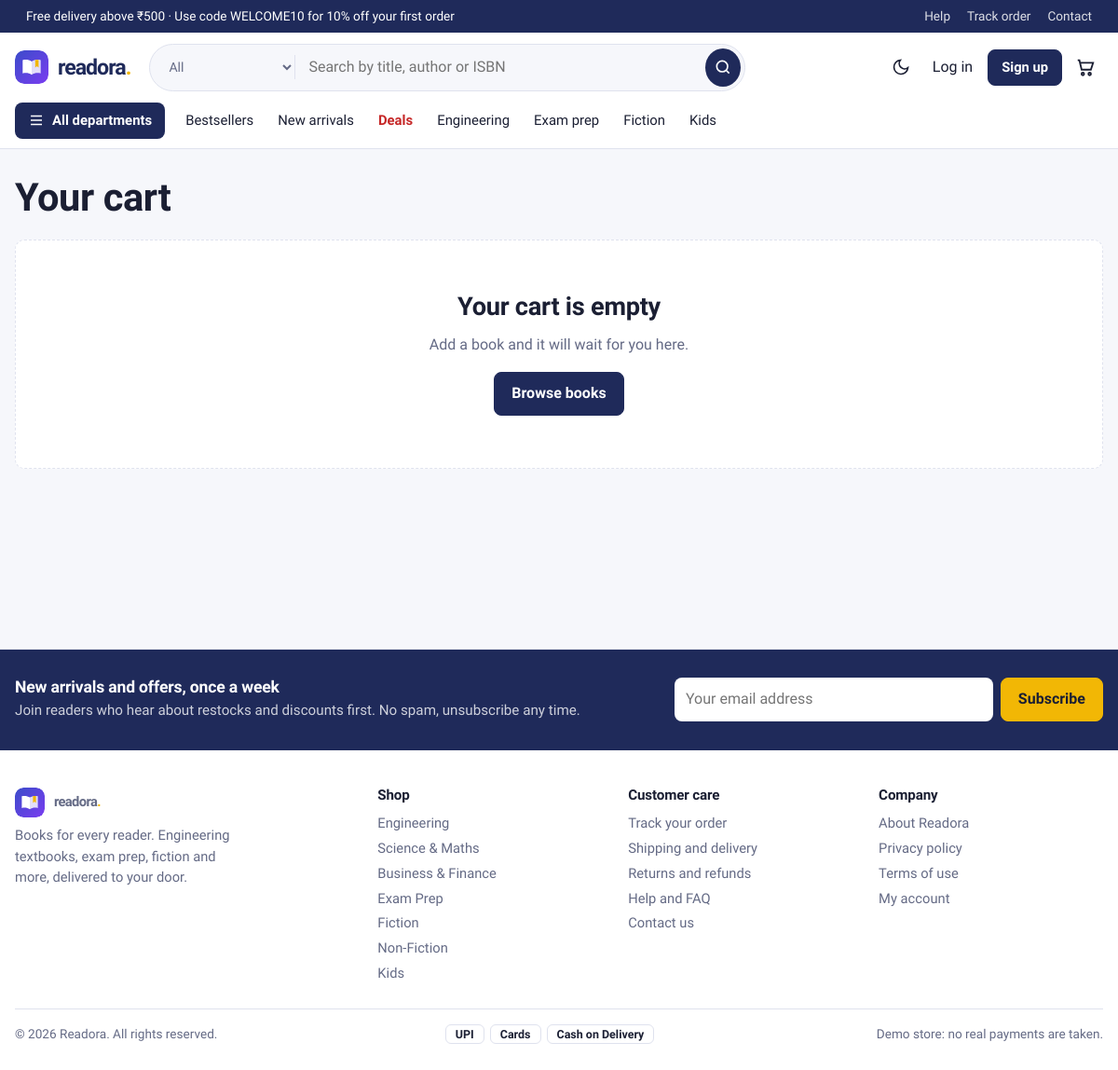
The page /cart on the database its author committed.
### tables this page shows
CREATE TABLE categories (
    id          INTEGER PRIMARY KEY AUTOINCREMENT,
    slug        TEXT NOT NULL UNIQUE,
    name        TEXT NOT NULL,
    group_name  TEXT NOT NULL DEFAULT 'More',   -- shown as a column in the departments menu
    sort_order  INTEGER NOT NULL DEFAULT 0
);

### bookstore/routes/cart.py (the view)
@bp.route("/cart")
def view():
    items = cart_items()
    totals = compute_totals(items)
    return render_template("cart.html", items=items, t=totals, max_qty=MAX_QTY_PER_BOOK,
                           free_above=shipping_rules()[0], ship_fee=shipping_rules()[1],
                           coupons=query("SELECT * FROM coupons WHERE active=1 ORDER BY percent"))

### bookstore/db.py (called while the page is built)
def get_db():
    if "db" not in g:
        g.db = sqlite3.connect(current_app.config["DATABASE"])
        g.db.row_factory = sqlite3.Row
        g.db.execute("PRAGMA foreign_keys = ON")
    return g.db

def query(sql, args=(), one=False):
    cur = get_db().execute(sql, args)
    rows = cur.fetchall()
    cur.close()
    return (rows[0] if rows else None) if one else rows

### bookstore/utils.py (called while the page is built, shortened)
def csrf_token():
    if "_csrf" not in session:
        session["_csrf"] = secrets.token_urlsafe(32)
    return session["_csrf"]

def check_csrf():
    if request.method in ("POST", "PUT", "PATCH", "DELETE"):
        sent = request.form.get("_csrf") or request.headers.get("X-CSRF-Token")
        if not sent or not secrets.compare_digest(sent, session.get("_csrf", "")):
            abort(400, "Invalid or missing CSRF token. Please reload the page and try again.")

def load_user():
    uid = session.get("user_id")
    g.user = query("SELECT * FROM users WHERE id = ?", (uid,), one=True) if uid else None
    if uid and g.user is None:
        session.clear()

def money(v):
    v = float(v or 0)
    return f"₹{v:,.0f}" if v == int(v) else f"₹{v:,.2f}"

def cart_items():
    if g.user:
        rows = query(
            """SELECT b.*, c.qty FROM cart_items c JOIN books b ON b.id = c.book_id
               WHERE c.user_id = ? ORDER BY b.name""", (g.user["id"],))
    else:
        cart = session.get("cart", {})
        if not cart:
            return []

def cart_count():
    if g.user:
        row = query("SELECT COALESCE(SUM(qty),0) n FROM cart_items WHERE user_id=?", (g.user["id"],), one=True)
        return row["n"]
    return sum(session.get("cart", {}).values())

def compute_totals(items):
    subtotal = sum(i["line_total"] for i in items if not i["unavailable"])
    discount, coupon = 0.0, None
    code = session.get("coupon")
    after = subtotal - discount
    free_above, fee = shipping_rules()
    shipping = 0 if (after >= free_above or subtotal == 0) else fee
    return {
        "subtotal": subtotal, "discount": discount, "coupon": coupon,
        "shipping": shipping, "total": after + shipping,
        "free_ship_gap": max(0, free_above - after) if subtotal else 0,
    }

def all_settings():
    if "_settings" not in g:
        saved = {r["key"]: r["value"] for r in query("SELECT key, value FROM settings")}
        g._settings = {**SETTING_DEFAULTS, **saved}
    return g._settings

def shipping_rules():
    return setting_num("free_above", 500), setting_num("ship_fee", 40)

### bookstore/templates/cart.html (shortened to what this page needs)
{% extends 'base.html' %}
{% from 'partials/macros.html' import csrf, cover %}
{% block content %}
<h1>Your cart</h1>
{% if not items %}
  <div class="empty"><h2>Your cart is empty</h2><p class="muted">Add a book and it will wait for you here.</p><a class="btn" href="{{ url_for('shop.catalogue') }}">Browse books</a></div>
{% endif %}
{% endblock %}

### bookstore/templates/base.html (shortened to what this page needs)
<!doctype html>
<html lang="en">
<head>
  <link rel="stylesheet" href="{{ url_for('static', filename='css/style.css') }}">
</head>
<body class="{{ 'is-admin' if current_endpoint and current_endpoint.startswith('admin.') }}">
<div class="strip">
  <div class="wrap strip-in">
    <span>Free delivery above {{ free_above|float|money }}{% if store.announcement %} · {{ store.announcement }}{% endif %}</span>
    <span class="strip-links"><a href="{{ url_for('shop.info', slug='faq') }}">Help</a><a href="{{ url_for('orders.history') }}">Track order</a><a href="{{ url_for('shop.contact') }}">Contact</a></span>
  </div>
</div>
<header class="site-header">
  <div class="wrap bar">
    <a class="logo" href="{{ url_for('shop.home') }}" aria-label="{{ brand.name }} home">
      <img class="logo-img" src="{{ url_for('static', filename='img/mark.svg') }}" width="36" height="36" alt="">
      <span class="wordmark">{{ brand.name|lower }}<b>.</b></span>
    </a>
    <form class="search" action="{{ url_for('shop.catalogue') }}" role="search" autocomplete="off">
      <select name="category" aria-label="Search in department">
        <option value="">All</option>
      </select>
      <input type="search" name="q" value="{{ request.args.get('q', '') }}" placeholder="Search by title, author or ISBN" aria-label="Search books" id="search-input">
      <button aria-label="Search"><svg viewBox="0 0 24 24" width="20" height="20" fill="none" stroke="currentColor" stroke-width="2"><circle cx="11" cy="11" r="7"/><path d="m20 20-3.500-3.500"/></svg></button>
    </form>
    <nav class="actions" aria-label="Account">
      <button class="icon-btn" id="theme-toggle" type="button" aria-label="Switch light or dark theme">
        <svg viewBox="0 0 24 24" width="20" height="20" fill="none" stroke="currentColor" stroke-width="2"><path d="M21 12.800A9 9 0 1 1 11.200 3a7 7 0 0 0 9.800 9.800z"/></svg>
      </button>
      {% if g.user %}
        <a class="icon-link" href="{{ url_for('shop.wishlist') }}">Wishlist</a>
        <a class="icon-link" href="{{ url_for('orders.history') }}">Orders</a>
        <div class="menu">
          <button class="menu-btn" type="button" aria-haspopup="true" aria-expanded="false">{{ g.user.fullname.split()[0] }}</button>
          <div class="menu-list" hidden>
            <a href="{{ url_for('auth.account') }}">My account</a>
            <a href="{{ url_for('orders.history') }}">My orders</a>
            <a href="{{ url_for('shop.wishlist') }}">Wishlist</a>
            {% if g.user.is_admin %}<a href="{{ url_for('admin.dashboard') }}">Admin panel</a>{% endif %}
            <form method="post" action="{{ url_for('auth.logout') }}"><input type="hidden" name="_csrf" value="{{ csrf_token() }}"><button>Log out</button></form>
          </div>
        </div>
      {% else %}
        <a class="icon-link" href="{{ url_for('auth.login') }}">Log in</a>
        <a class="btn btn-sm" href="{{ url_for('auth.register') }}">Sign up</a>
      {% endif %}
      <a class="cart-link" href="{{ url_for('cart.view') }}" aria-label="Cart, {{ cart_count }} items">
        <svg viewBox="0 0 24 24" width="22" height="22" fill="none" stroke="currentColor" stroke-width="2"><path d="M3 4h2l2.600 11h10.800L21 7H6.200"/><circle cx="9" cy="20" r="1.500"/><circle cx="17" cy="20" r="1.500"/></svg>
      </a>
    </nav>
  </div>
  <nav class="wrap mainnav" aria-label="Departments">
    <div class="mega">
      <button class="mega-btn" type="button" aria-expanded="false" aria-controls="mega-panel">
        <svg viewBox="0 0 24 24" width="18" height="18" fill="none" stroke="currentColor" stroke-width="2"><path d="M4 6h16M4 12h16M4 18h16"/></svg> All departments
      </button>
    </div>
    <a href="{{ url_for('shop.bestsellers') }}">Bestsellers</a>
    <a href="{{ url_for('shop.new_arrivals') }}">New arrivals</a>
    <a href="{{ url_for('shop.deals') }}" class="hot">Deals</a>
    <a href="{{ url_for('shop.catalogue', group='Engineering') }}">Engineering</a>
    <a href="{{ url_for('shop.catalogue', category='exams') }}">Exam prep</a>
    <a href="{{ url_for('shop.catalogue', group='Fiction') }}">Fiction</a>
    <a href="{{ url_for('shop.catalogue', group='Kids') }}">Kids</a>
  </nav>
</header>
<main id="main" class="wrap">{% block content %}{% endblock %}</main>
<footer class="site-footer">
  <div class="news">
    <div class="wrap news-in">
      <div><h3>New arrivals and offers, once a week</h3><p class="muted">Join readers who hear about restocks and discounts first. No spam, unsubscribe any time.</p></div>
      <form method="post" action="{{ url_for('shop.newsletter') }}" data-ajax-newsletter class="news-form">
        <input type="email" name="email" placeholder="Your email address" aria-label="Email address" required>
        <button class="btn btn-hl">Subscribe</button>
      </form>
    </div>
  </div>
  <div class="wrap foot">
    <div class="foot-brand">
      <div class="logo"><img class="logo-img" src="{{ url_for('static', filename='img/mark.svg') }}" width="32" height="32" alt=""><span class="wordmark">{{ brand.name|lower }}<b>.</b></span></div>
      <p class="muted">{{ brand.tagline }}. Engineering textbooks, exam prep, fiction and more, delivered to your door.</p>
    </div>
    <div><h4>Shop</h4>{% for group in nav_groups %}<a href="{{ url_for('shop.catalogue', group=group) }}">{{ group }}</a>{% endfor %}</div>
    <div><h4>Customer care</h4>
      <a href="{{ url_for('orders.history') }}">Track your order</a>
      <a href="{{ url_for('shop.info', slug='shipping') }}">Shipping and delivery</a>
      <a href="{{ url_for('shop.info', slug='returns-policy') }}">Returns and refunds</a>
      <a href="{{ url_for('shop.info', slug='faq') }}">Help and FAQ</a>
      <a href="{{ url_for('shop.contact') }}">Contact us</a></div>
    <div><h4>Company</h4>
      <a href="{{ url_for('shop.info', slug='about') }}">About {{ brand.name }}</a>
      <a href="{{ url_for('shop.info', slug='privacy') }}">Privacy policy</a>
      <a href="{{ url_for('shop.info', slug='terms') }}">Terms of use</a>
      <a href="{{ url_for('auth.account') }}">My account</a></div>
  </div>
  <div class="wrap foot-bottom">
    <span>© {{ year }} {{ brand.name }}. All rights reserved.</span>
    <span class="pay"><i>UPI</i><i>Cards</i><i>Cash on Delivery</i></span>
    <span class="muted">Demo store: no real payments are taken.</span>
  </div>
</footer>
</body>
</html>

### rows shown on the page
categories: group_name "Engineering"
categories: group_name "Science & Maths"
categories: group_name "Business & Finance"
categories: group_name "Exam Prep"
categories: group_name "Fiction"
categories: group_name "Non-Fiction"
categories: group_name "Kids"

### other values the page prints
{{ free_above|float|money }} "₹500"
{{ store.announcement }} "Use code WELCOME10 for 10% off your first order"
{{ brand.name|lower }} "readora"
{{ brand.tagline }} "Books for every reader"
{{ brand.name }} "Readora"
